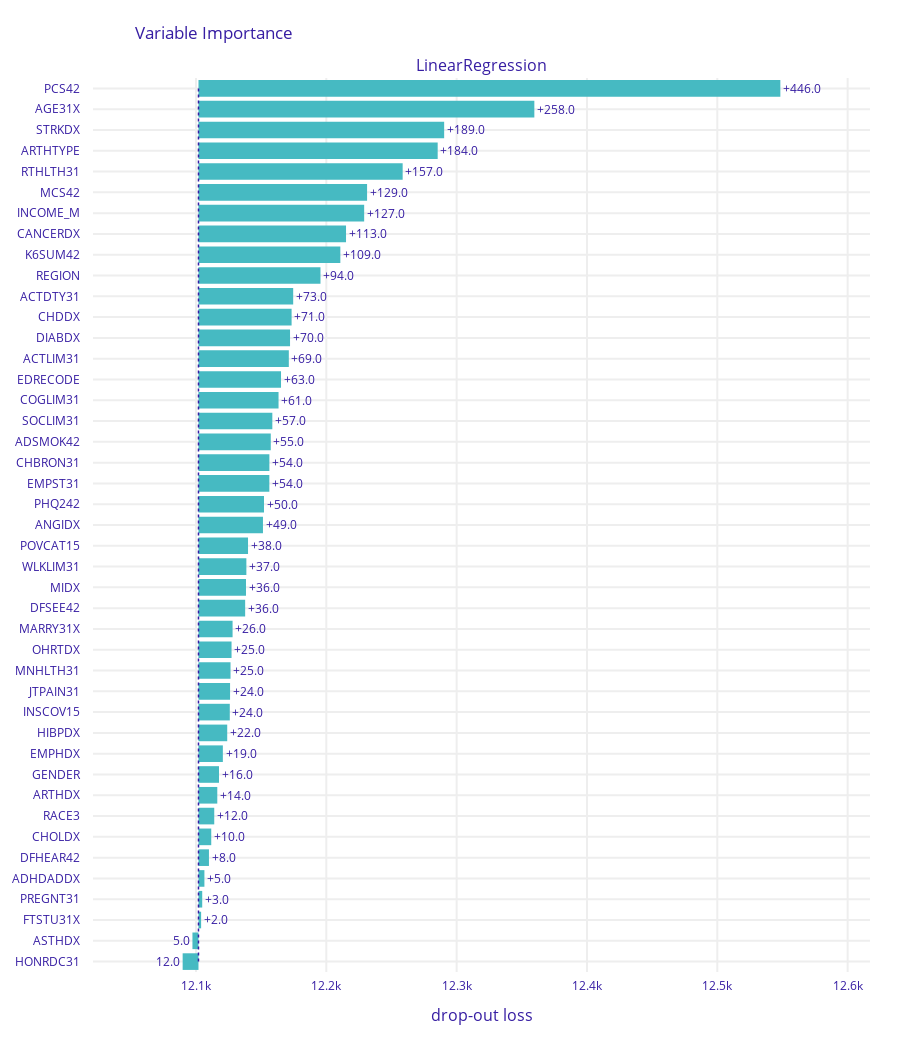

The notebook cell this image was saved under:
### Code cell
vi_rf.plot(max_vars=50, rounding_function=np.rint, digits=None, vertical_spacing=0.15)

### Figure 1 — Plotly figure (JSON) as saved in the notebook; plotly's stock layout.template omitted (floating-point values rounded to 4 significant figures)
{"data": [{"base": 12100.0, "hoverinfo": "text", "hoverlabel": {"bgcolor": "rgba(0,0,0,0.8)"}, "hovertext": ["Model: LinearRegression loss after<br>variable: PCS42 is permuted: 12548.0<br>Drop-out loss change: +446.0", "Model: LinearRegression loss after<br>variable: AGE31X is permuted: 12360.0<br>Drop-out loss change: +258.0", "Model: LinearRegression loss after<br>variable: STRKDX is permuted: 12290.0<br>Drop-out loss change: +189.0", "Model: LinearRegression loss after<br>variable: ARTHTYPE is permuted: 12285.0<br>Drop-out loss change: +184.0", "Model: LinearRegression loss after<br>variable: RTHLTH31 is permuted: 12259.0<br>Drop-out loss change: +157.0", "Model: LinearRegression loss after<br>variable: MCS42 is permuted: 12231.0<br>Drop-out loss change: +129.0", "Model: LinearRegression loss after<br>variable: INCOME_M is permuted: 12229.0<br>Drop-out loss change: +127.0", "Model: LinearRegression loss after<br>variable: CANCERDX is permuted: 12215.0<br>Drop-out loss change: +113.0", "Model: LinearRegression loss after<br>variable: K6SUM42 is permuted: 12211.0<br>Drop-out loss change: +109.0", "Model: LinearRegression loss after<br>variable: REGION is permuted: 12196.0<br>Drop-out loss change: +94.0", "Model: LinearRegression loss after<br>variable: ACTDTY31 is permuted: 12175.0<br>Drop-out loss change: +73.0", "Model: LinearRegression loss after<br>variable: CHDDX is permuted: 12173.0<br>Drop-out loss change: +71.0", "Model: LinearRegression loss after<br>variable: DIABDX is permuted: 12172.0<br>Drop-out loss change: +70.0", "Model: LinearRegression loss after<br>variable: ACTLIM31 is permuted: 12171.0<br>Drop-out loss change: +69.0", "Model: LinearRegression loss after<br>variable: EDRECODE is permuted: 12165.0<br>Drop-out loss change: +63.0", "Model: LinearRegression loss after<br>variable: COGLIM31 is permuted: 12163.0<br>Drop-out loss change: +61.0", "Model: LinearRegression loss after<br>variable: SOCLIM31 is permuted: 12159.0<br>Drop-out loss change: +57.0", "Model: LinearRegression loss after<br>variable: ADSMOK42 is permuted: 12157.0<br>Drop-out loss change: +55.0", "Model: LinearRegression loss after<br>variable: CHBRON31 is permuted: 12156.0<br>Drop-out loss change: +54.0", "Model: LinearRegression loss after<br>variable: EMPST31 is permuted: 12156.0<br>Drop-out loss change: +54.0", "Model: LinearRegression loss after<br>variable: PHQ242 is permuted: 12152.0<br>Drop-out loss change: +50.0", "Model: LinearRegression loss after<br>variable: ANGIDX is permuted: 12151.0<br>Drop-out loss change: +49.0", "Model: LinearRegression loss after<br>variable: POVCAT15 is permuted: 12140.0<br>Drop-out loss change: +38.0", "Model: LinearRegression loss after<br>variable: WLKLIM31 is permuted: 12139.0<br>Drop-out loss change: +37.0", "Model: LinearRegression loss after<br>variable: MIDX is permuted: 12138.0<br>Drop-out loss change: +36.0", "Model: LinearRegression loss after<br>variable: DFSEE42 is permuted: 12138.0<br>Drop-out loss change: +36.0", "Model: LinearRegression loss after<br>variable: MARRY31X is permuted: 12128.0<br>Drop-out loss change: +26.0", "Model: LinearRegression loss after<br>variable: OHRTDX is permuted: 12127.0<br>Drop-out loss change: +25.0", "Model: LinearRegression loss after<br>variable: MNHLTH31 is permuted: 12126.0<br>Drop-out loss change: +25.0", "Model: LinearRegression loss after<br>variable: JTPAIN31 is permuted: 12126.0<br>Drop-out loss change: +24.0", "Model: LinearRegression loss after<br>variable: INSCOV15 is permuted: 12126.0<br>Drop-out loss change: +24.0", "Model: LinearRegression loss after<br>variable: HIBPDX is permuted: 12124.0<br>Drop-out loss change: +22.0", "Model: LinearRegression loss after<br>variable: EMPHDX is permuted: 12121.0<br>Drop-out loss change: +19.0", "Model: LinearRegression loss after<br>variable: GENDER is permuted: 12118.0<br>Drop-out loss change: +16.0", "Model: LinearRegression loss after<br>variable: ARTHDX is permuted: 12116.0<br>Drop-out loss change: +14.0", "Model: LinearRegression loss after<br>variable: RACE3 is permuted: 12114.0<br>Drop-out loss change: +12.0", "Model: LinearRegression loss after<br>variable: CHOLDX is permuted: 12112.0<br>Drop-out loss change: +10.0", "Model: LinearRegression loss after<br>variable: DFHEAR42 is permuted: 12110.0<br>Drop-out loss change: +8.0", "Model: LinearRegression loss after<br>variable: ADHDADDX is permuted: 12106.0<br>Drop-out loss change: +5.0", "Model: LinearRegression loss after<br>variable: PREGNT31 is permuted: 12105.0<br>Drop-out loss change: +3.0", "Model: LinearRegression loss after<br>variable: FTSTU31X is permuted: 12104.0<br>Drop-out loss change: +2.0", "Model: LinearRegression loss after<br>variable: ASTHDX is permuted: 12097.0<br>Drop-out loss change: 5.0", "Model: LinearRegression loss after<br>variable: HONRDC31 is permuted: 12090.0<br>Drop-out loss change: 12.0"], "marker": {"color": "#46bac2"}, "orientation": "h", "showlegend": false, "text": ["+446.0", "+258.0", "+189.0", "+184.0", "+157.0", "+129.0", "+127.0", "+113.0", "+109.0", "+94.0", "+73.0", "+71.0", "+70.0", "+69.0", "+63.0", "+61.0", "+57.0", "+55.0", "+54.0", "+54.0", "+50.0", "+49.0", "+38.0", "+37.0", "+36.0", "+36.0", "+26.0", "+25.0", "+25.0", "+24.0", "+24.0", "+22.0", "+19.0", "+16.0", "+14.0", "+12.0", "+10.0", "+8.0", "+5.0", "+3.0", "+2.0", "5.0", "12.0"], "textposition": "outside", "type": "bar", "x": [446.5, 257.7, 188.5, 183.5, 156.7, 129.4, 127.1, 113.2, 108.8, 93.61, 72.67, 71.45, 70.26, 69.32, 63.33, 61.43, 56.66, 55.47, 54.4, 54.37, 50.27, 49.47, 38.02, 36.74, 36.45, 35.82, 26.17, 25.37, 24.58, 24.24, 24.02, 22.05, 18.7, 15.74, 14.43, 12.09, 9.793, 8.028, 4.548, 2.864, 2.023, -4.633, -12.15], "xaxis": "x", "y": ["PCS42", "AGE31X", "STRKDX", "ARTHTYPE", "RTHLTH31", "MCS42", "INCOME_M", "CANCERDX", "K6SUM42", "REGION", "ACTDTY31", "CHDDX", "DIABDX", "ACTLIM31", "EDRECODE", "COGLIM31", "SOCLIM31", "ADSMOK42", "CHBRON31", "EMPST31", "PHQ242", "ANGIDX", "POVCAT15", "WLKLIM31", "MIDX", "DFSEE42", "MARRY31X", "OHRTDX", "MNHLTH31", "JTPAIN31", "INSCOV15", "HIBPDX", "EMPHDX", "GENDER", "ARTHDX", "RACE3", "CHOLDX", "DFHEAR42", "ADHDADDX", "PREGNT31", "FTSTU31X", "ASTHDX", "HONRDC31"], "yaxis": "y"}], "layout": {"annotations": [{"font": {"size": 16}, "showarrow": false, "text": "LinearRegression", "x": 0.5, "xanchor": "center", "xref": "paper", "y": 1, "yanchor": "bottom", "yref": "paper"}, {"font": {"size": 16}, "showarrow": false, "text": "drop-out loss", "x": 0.5, "xanchor": "center", "xref": "paper", "y": 0, "yanchor": "top", "yref": "paper", "yshift": -30}], "font": {"color": "#371ea3"}, "height": 1043, "margin": {"b": 71, "r": 30, "t": 78}, "shapes": [{"line": {"color": "#371ea3", "dash": "dot", "width": 1.5}, "type": "line", "x0": 12100.0, "x1": 12100.0, "xref": "x", "y0": 0, "y1": 42, "yref": "y"}], "title": {"text": "Variable Importance", "x": 0.15}, "xaxis": {"anchor": "y", "automargin": true, "domain": [0, 1], "fixedrange": true, "gridwidth": 2, "range": [12020.0, 12620.0], "tickcolor": "white", "ticklen": 3, "ticks": "outside", "type": "linear", "zeroline": false}, "yaxis": {"anchor": "x", "automargin": true, "autorange": "reversed", "domain": [0, 1], "fixedrange": true, "gridwidth": 2, "tickcolor": "white", "ticklen": 10, "ticks": "outside", "type": "category"}}}
